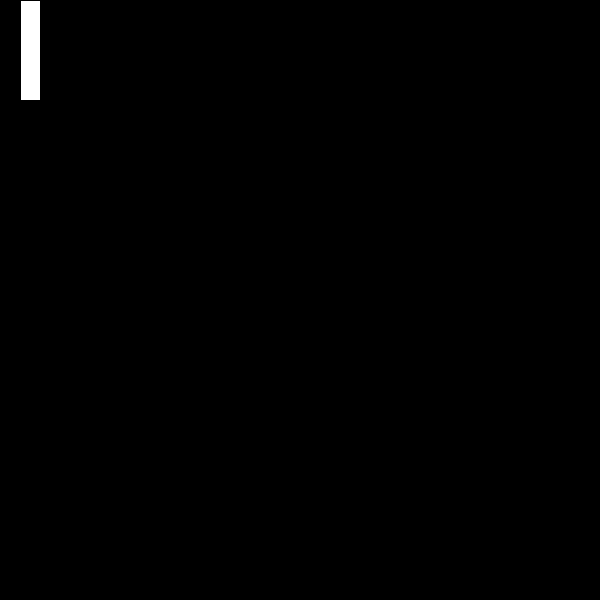
Frame 1 (no input)
Frame 60 (the mouse pressed at the canvas centre just before this capture): identical to frame 1, image omitted
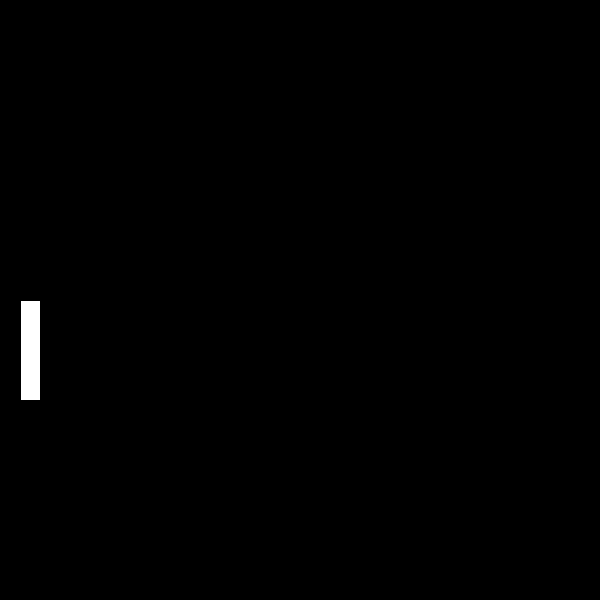
Frame 120 (the mouse held since frame 60 and released just before this capture)

The Processing sketch that drew these frames (run headless with seeded random() and noise(); from frame 60 on, the mouse is pressed at the canvas centre):

// Processing sketch: PaddleSketch
// ── PaddleSketch.pde
/*
 * Course: ART 22 - Computer Programming for the Arts
 * Assignment: Game Elements
 *
 * by William Tran, Jesus Balandrano Ramirez, and Justin Liu
 *
 * Initiated: 5/4/22
 * Last updated: 5/4/22
 *
 * CITATIONS:
 * Getting Started with Processing, Example 8-5
 *
 * Paddle class:
 * The mouse's y-position controls the paddle
 * The paddle stays fixed in the x-position
 * The paddle stays within the window
 *
 * */

Paddle paddle; // initialize paddle

void setup() {
  size(600, 600); // set window size
  background(0);  // black background
  fill(255);      // white fill
  paddle = new Paddle(20, mouseY, 20, 100); // create new Paddle
}

void draw() {
  background(0);          // black background
  paddle.display(mouseY); // change paddle position based on mouse's y position
}

// ── Paddle.pde
class Paddle {
  // instance variables
  float xPos, yPos, w, h;

  // constructor
  Paddle(float xPos, float yPos, float w, float h) {
    this.xPos = xPos;
    this.yPos = yPos;
    this.w = w;
    this.h = h;
  }

  // display method
  void display(float currentYPos) {
    yPos = constrain(currentYPos, 0, height-h); // keep paddle in window
    rect(xPos, yPos, w, h);                     // draw paddle
  }
}
